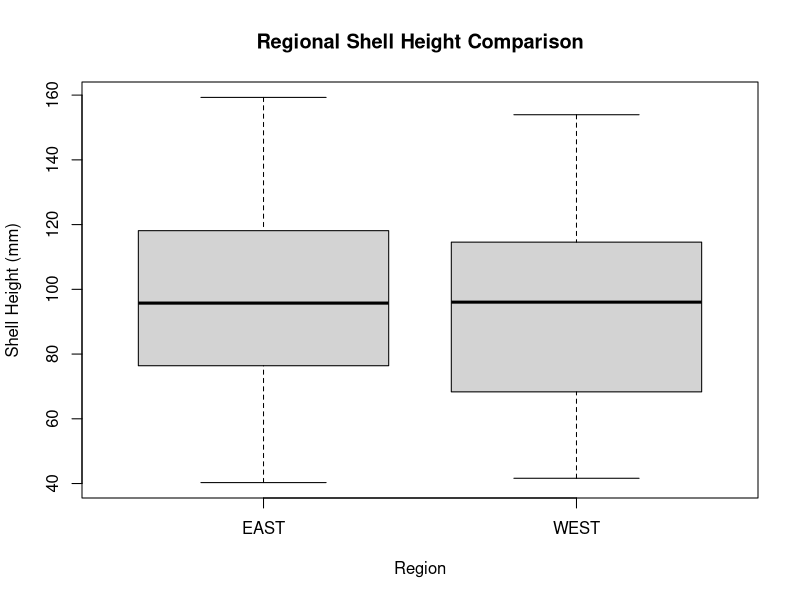
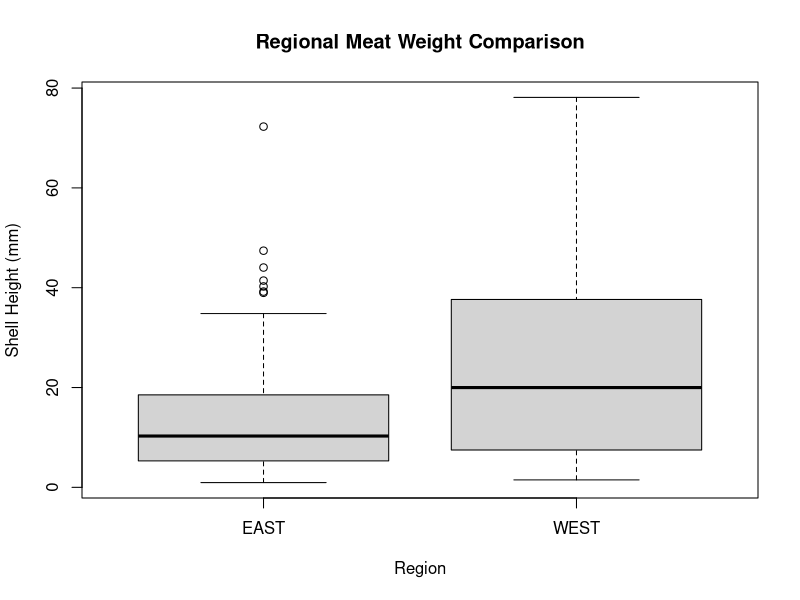
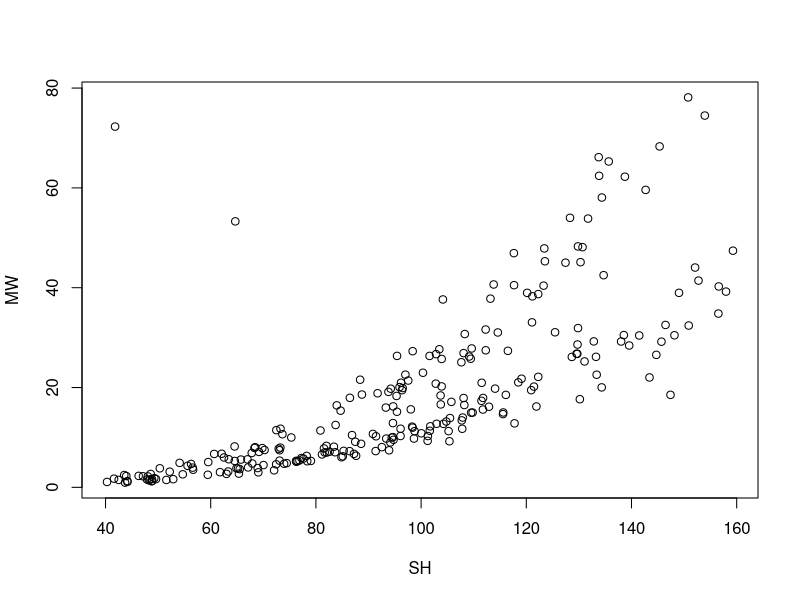
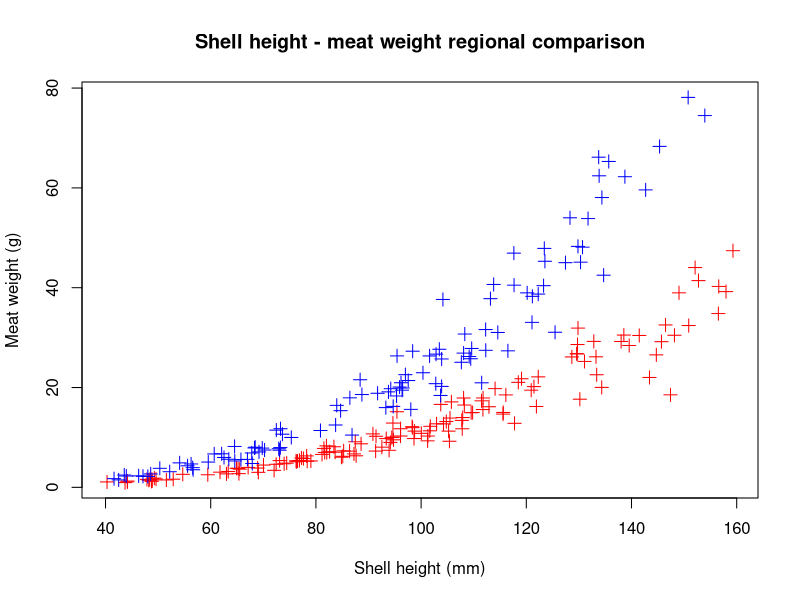
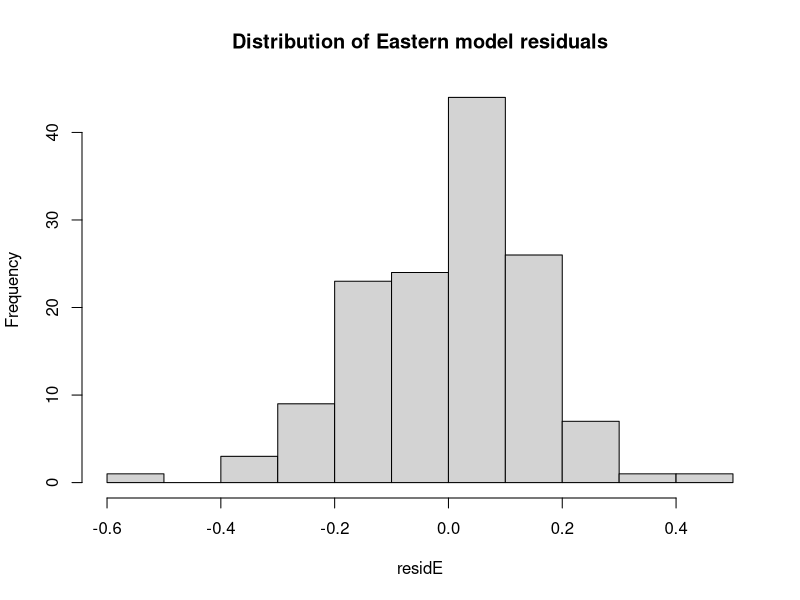
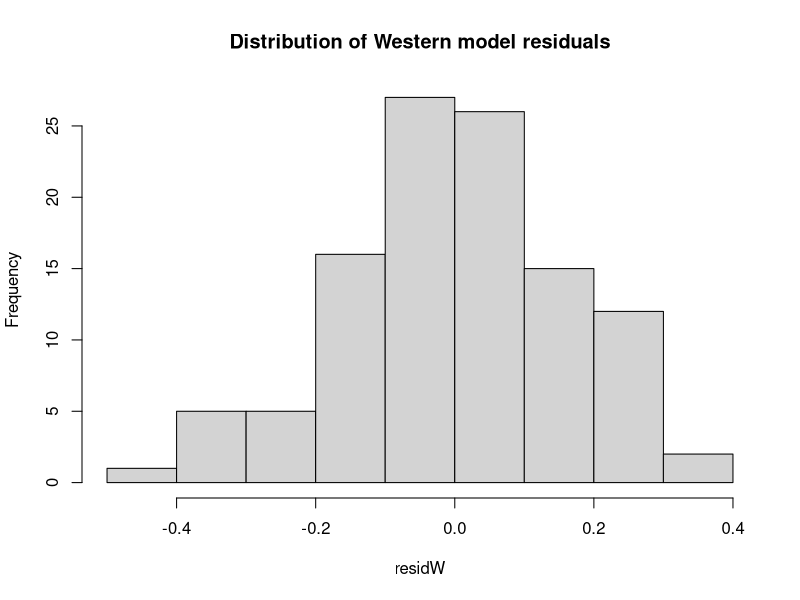
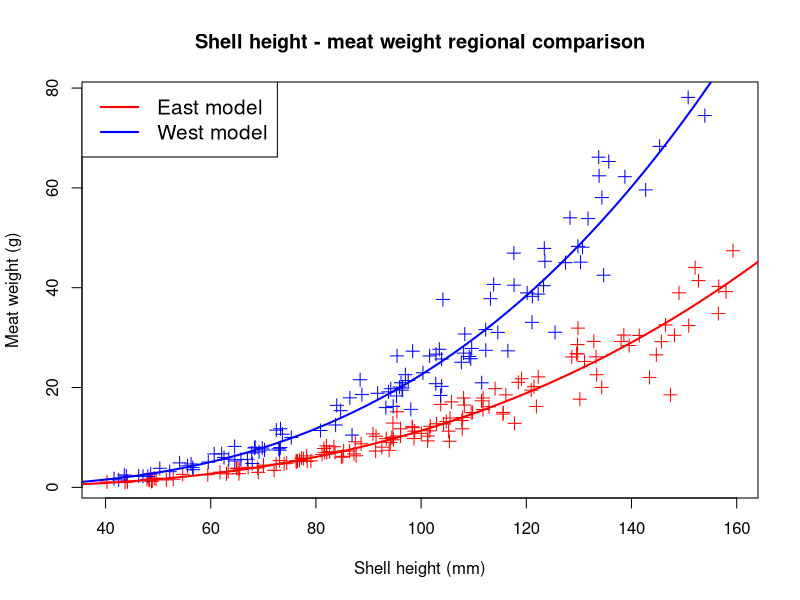

Here is the R script that generated these plots, in order:
### Class Project example code ###
# Note: This script meets Project Requirements a,b,c,d, g, and h
# It does not have enough for() or if() to meet d or e
# Skills used from the class project rubric are labelled SKILL xx
# -- only some of the skills used in script are listed in the table!
##################################


# enclose full script in brackets to improve
# debugging performance
{
  # remove any objects from the environment
  rm(list=ls());
  
  # turn on error line numbers
  options(show.error.locations = TRUE);
    
  # Set the working directory (this is specific to user)
  # setwd('');
  
  # Read in the scallop data. Columns are:
  # SAMPLE: scallop sample ID number
  # LOC: whether it was caught in East or West region
  # SH: scallop shell height (umbo to shell margin; mm)
  # MW: scallop meat weight (g)
  sdat <- read.csv('scallopData.csv', header=TRUE);    # SKILL 14
  
  
  ###############################
  #### Variable declarations ####
  ###############################
  
  outCount <- NULL;  # counter for outliers
  scalE <- NULL;     # data frame for west region scallops
  scalW <- NULL;     # data frame for east region scallops
  logMWE <- NULL;    # logged MW from east region
  logSHE <- NULL;    # logged SH from east region
  logMWW <- NULL;    # logged MW from west region
  logSHW <- NULL;    # logged SH from west region
  lmE <- NULL;       # east region linear model
  lmW <- NULL;       # west region linear model
  residE <- NULL;    # residuals from east linear model
  residW <- NULL;    # residuals from west linear model
  coefE <- NULL;     # east model coefficients
  coefW <- NULL;     # west model coefficients
  coefmat <- NULL;   # matrix to hold all lm coefficients
  SHseq <- NULL;     # sequence of shell heights for predictions
  npred <- NULL;     # number of predictions to be made
  predE <- NULL;     # predictions from east model
  predW <- NULL;     # predictions from west model
  
  
  #############################################
  #### Part 1: initial examination of data ####
  #############################################
  
  # Check whether the distribution of shell heights differs between
  # the east and west regions using a boxplot
  boxplot(SH ~ LOC, data=sdat,                        # SKILL 29, 51
          main='Regional Shell Height Comparison',
          xlab='Region', ylab='Shell Height (mm)');
  
  
  # Check whether the meat weights differ
  boxplot(MW ~ LOC, data=sdat, 
          main='Regional Meat Weight Comparison',
          xlab='Region', ylab='Shell Height (mm)');
  
  # Distribution of shell heights very similar but meat weights
  # are not ... probably a difference in the shell height to meat
  # weight relationship by region - investigate this further
  
  
  ###################################
  #### Part 2: meat weight plots ####
  ###################################
  
  
  # Look first at the overall relationship
  plot(MW ~ SH, data=sdat);
  
  # There are outliers, which here I'm defining as scallops
  # with SH < 80 and MW > 40 - these should be
  # NAs. Find them using a loop and change the
  # values. Also count up the number of outliers
  outCount <- 0;   # start counter at zero
  for(i in 1:nrow(sdat))                                  # SKILL 18, 20
  {
    if(sdat[i,'SH'] < 80 && sdat[i,'MW'] > 40)            # SKILL 11, 22
    {
      sdat[i,'MW'] <- NA;
      outCount <- outCount + 1;   # increase counter by 1
    }
  }
  
  # Print out the number of outliers (if any). Use the paste()
  # function to paste together string text with the value of a
  # variable (in this case outCount).
  if(outCount > 0)
  {
    print(paste('There were', outCount, 'outliers'));
  }
  else
  {
    print('there were no outliers');
  }
  
  
  # Plot SH vs MW for each region.  First subset out
  # the east and west scallops because those will be
  # plotted separately in different colors
  scalE <- sdat[sdat[,'LOC']=='EAST',];
  scalW <- sdat[sdat[,'LOC']=='WEST',];
  
  # plot the data separately. Initially use all the data at 
  # once but type='n' so that you don't plot any points.
  # This way the x and y ranges will be appropriately sized 
  # so all the points will be on the plot when we plot them 
  # separately in different colors.
  plot(MW ~ SH, data=sdat, type='n',
       xlab='Shell height (mm)',
       ylab='Meat weight (g)',
       main='Shell height - meat weight regional comparison');
  
  # now add the points -- east region in red, west in blue
  # use pch=3 to plot crosses and cex=1.25 to increase the
  # size a little bit
  points(MW ~ SH, data=scalE, col='red', 
         pch=3, cex=1.25);
  points(MW ~ SH, data=scalW, col='blue', 
         pch=3, cex=1.25);
  
  # Seems to be a difference in the relationship by region.
  
  
  ###################################
  #### Part 3: modeling SH vs MW ####
  ###################################
  
  
  # Fit a model to each region.  The general form of this type of
  # length-weight relationship is 
  # W = aL^b 
  # which can be converted
  # to a linear model using logs: 
  # log(W) = log(a) + b*log(L)
  # We will use this linear model to estimate parameters
  # and then create predictions for both models.
  
  # Get logged paramters to use in regression
  logMWE <- log(scalE[,'MW']);
  logSHE <- log(scalE[,'SH']);
  logMWW <- log(scalW[,'MW']);
  logSHW <- log(scalW[,'SH']);
  
  # Run the regression models
  lmE <- lm(logMWE ~ logSHE);     
  lmW <- lm(logMWW ~ logSHW);
  
  # Print model summaries
  print(summary(lmE));
  print(summary(lmW));
  
  # check the residuals from these models to make sure they
  # look OK
  residE <- resid(lmE);
  residW <- resid(lmW);
  hist(residE, main='Distribution of Eastern model residuals');  # SKILL 33
  hist(residW, main='Distribution of Western model residuals');
  
  
  ###########################################
  #### Part 4: make predictions and plot ####
  ###########################################
  
  
  # Make predictions for Eastern and Western scallop meat
  # weights at shell height.  Steps are:
  # (1) get the correct parameters out of the models
  # (2) create a vector of shell heights to predict 
  #     meat weight at SH
  # (3) use a for loop to make the predictions
  
  # create a function for the predictions of the form
  # MW = a * SH^b (i.e., weight=a*length^b)
  # a and b are parameters and SH is the height of the shell
  MWhat <- function(a, b, SH)    # SKILL 37
  {
    return(a * SH^b);        # SKILL 3
  }
  
  # Get out the model coefficients
  coefE <- coef(lmE);
  coefW <- coef(lmW);
  
  # create a matrix of the parameter values where the rows
  # represent the two sites and the columns represent the
  # two parameters. Back-transform the "a" parameters (note when
  # we transfered the model to logs a became log(a) but we
  # don't need to back-transform b because b was not inside
  # a logarithm).
  coefmat <- matrix(data=c(exp(coefE[1]),
                           exp(coefW[1]),
                           coefE[2],
                           coefW[2]),
                    nrow=2,
                    dimnames=list(c('East', 'West'),
                                  c('a', 'b')));
  print(coefmat);
  
  # create a model prediction vector.  There will be MW
  # predictions for each of these shell heights.
  SHseq <- 0:200;
  
  # number of predictions we will make
  npred <- length(SHseq);
  
  # create containers of appropriate length to hold 
  # the predictions for both models
  predE <- numeric(npred);
  predW <- numeric(npred);
  
  # use a for() loop to make predictions for the east
  # and west models
  for(i in 1:npred)
  {
    # use the MWhat function to make predictions
    predE[i] <- MWhat(a=coefmat['East', 'a'],   # SKILL 36
                      b=coefmat['East', 'b'],
                      SH=SHseq[i]);
    predW[i] <- MWhat(a=coefmat['West', 'a'], 
                      b=coefmat['West', 'b'],
                      SH=SHseq[i]);
  }
  
  
  # plot the results (this plot with the points is copied
  # from earlier in the code)
  plot(MW ~ SH, data=sdat, type='n', # don't plot points
       xlab='Shell height (mm)',
       ylab='Meat weight (g)',
       main='Shell height - meat weight regional comparison');
  points(MW ~ SH, data=scalE, col='red', pch=3, cex=1.25);
  points(MW ~ SH, data=scalW, col='blue', pch=3, cex=1.25);
  
  # include the prediction lines using the lines() function
  # For this to look correct the x values (SHseq) must be
  # in order (which they are).  Increase the size of the
  # line a little by using lwd=2.
  lines(predE ~ SHseq, col='red', lwd=2);           # SKILL 57
  lines(predW ~ SHseq, col='blue', lwd=2);
  
  # add a legend.  line width (lwd) 2 indicates lines 
  # should be plotted in the legend (and be thicker than the
  # default of lwd=1. cex 1.25 increases the legend size.
  legend('topleft',
         legend = c('East model', 'West model'),
         lwd = 2,
         col = c('red', 'blue'),
         cex = 1.25);

}
